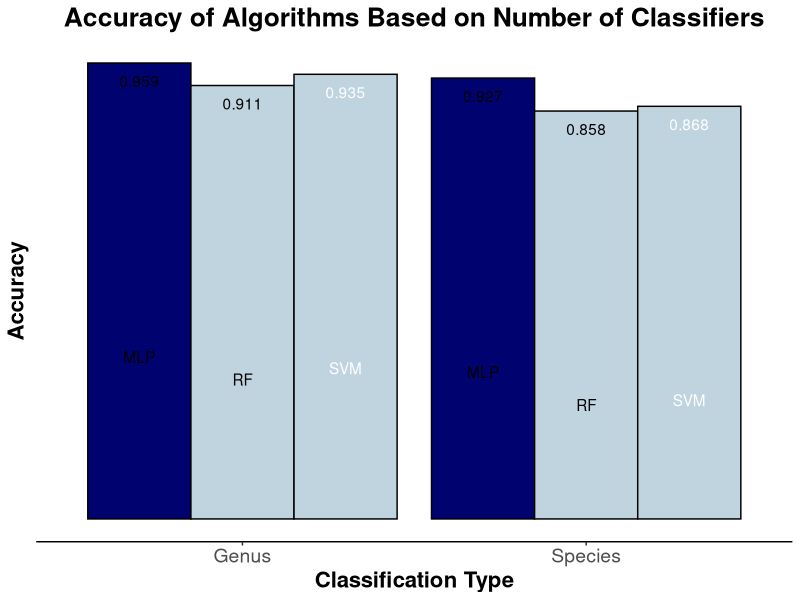
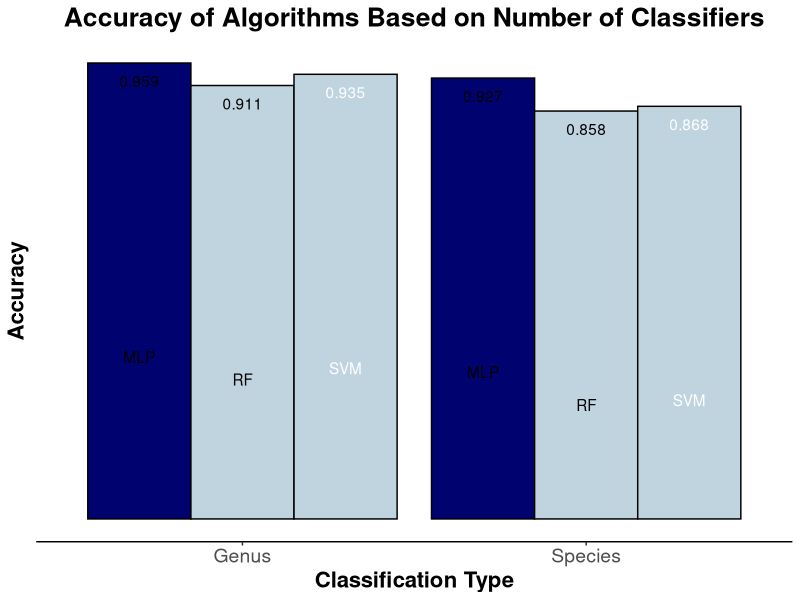

Recreate these plots in R, in order.
## ---- chunk 1
library(readr)
library(ggplot2)
results <- read_tsv("out.txt")
results$`Classification Type`[which(results$`Classification Type` == "5 classifiers")] = "Genus"
results$`Classification Type`[which(results$`Classification Type` == "9 classifiers")] = "Species"
## ---- chunk 2
ggplot(results, aes(results$`Classification Type`, results$Accuracy)) +   
  geom_bar(aes(fill = results$Algorithm), position = "dodge",colour="black", stat="identity") +
  labs(x = "Classification Type", y = "Accuracy", title = "Accuracy of Algorithms Based on Number of Classifiers") +
  guides(fill=guide_legend(title="Algorithms")) +
  geom_text(aes(fill=results$Algorithm, label=round(results$Accuracy, 3)), color = c("black","black","white","black", "black","white"), position=position_dodge(width=0.9), vjust=2) +
  geom_text(aes(fill=results$Algorithm, label=results$Algorithm), color = c("black","black","white","black", "black","white"), position=position_dodge(width=.9), vjust=25, ) +
  scale_fill_manual("legend", values = c("MLP" = "#000270", "RF" = "#c0d4e0", "SVM" = "#c0d4e0")) + #####0483e5#41a7e2
  theme_classic() + 
  theme(axis.text.y=element_blank(),
        axis.ticks.y=element_blank(),
        axis.line.y=element_blank(),
        plot.title = element_text(hjust = 0.5, size=19, face="bold"),
        legend.position="none",
        axis.text.x=element_text(size=14),
        axis.title=element_text(size=16,face="bold"))


ggsave("Figure_2.pdf")
